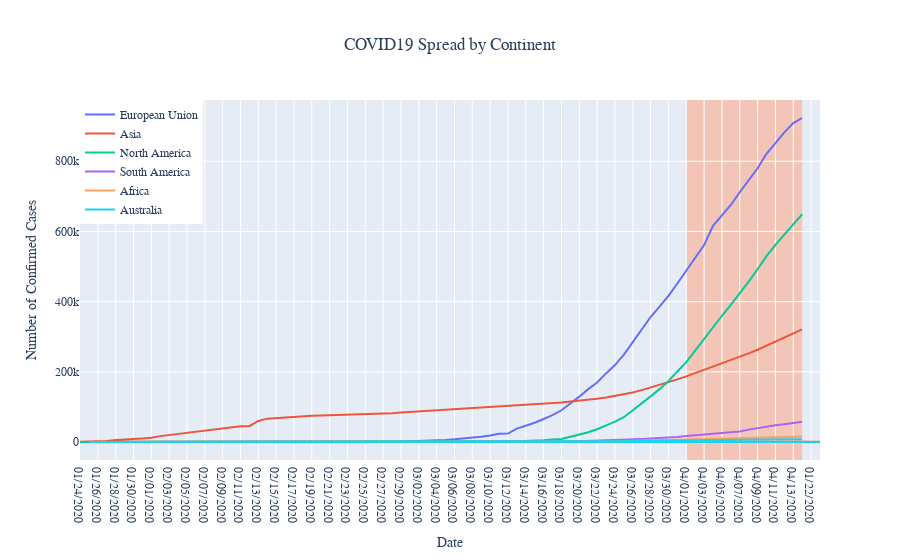

The notebook cell this image was saved under:
### Code cell
import plotly.graph_objects as go
import plotly.io as pio

fig = go.Figure()

date = df.groupby("Date")["Confirmed"].sum().reset_index()["Date"].values

for c in continents["Continent"]: 
    fig.add_trace(
        go.Scatter(
            x=df[df['Continent'] == c].groupby("Date")["Confirmed"].sum().reset_index()["Date"],
            y=df[df['Continent'] == c].groupby("Date")["Confirmed"].sum().reset_index()["Confirmed"].values,
            name=c,
        )
    )

fig.update_layout(
    title="COVID19 Spread by Continent",
    title_x=0.5,
    xaxis_title="Date",
    # xaxis= {
    #     'tickformat': '%b',
    #     # 'tickvals': pd.date_range('2020-1', '2020-4', freq='MS')
    # },
    yaxis_title="Number of Confirmed Cases",
    font={
        "family": "Courier New, monospace",
        # size=18,
        # color="#7f7f7f"
    },
    legend={
        "x": 0,
        "y": 1
    },
    shapes=[
        # 1st highlight during Feb 4 - Feb 6
        dict(
            type="rect",
            # x-reference is assigned to the x-values
            xref="x",
            # y-reference is assigned to the plot paper [0,1]
            yref="paper",
            x0="04/01/2020",
            y0=0,
            x1=max(date),
            y1=1,
            fillcolor="LightSalmon",
            opacity=0.5,
            layer="below",
            line_width=0,
        )
    ],
)
fig.write_image("../images/continent.png")
fig.show()
